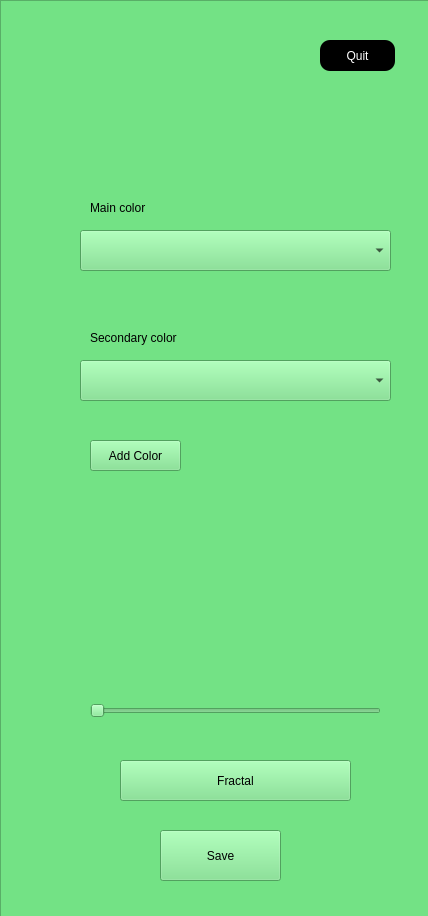
<?xml version="1.0" encoding="UTF-8"?>
<ui version="4.0">
 <class>FractalWindow</class>
 <widget class="QMainWindow" name="FractalWindow">
  <property name="geometry">
   <rect>
    <x>0</x>
    <y>0</y>
    <width>428</width>
    <height>916</height>
   </rect>
  </property>
  <property name="windowTitle">
   <string>MainWindow</string>
  </property>
  <property name="styleSheet">
   <string notr="true">
background: #73E285;</string>
  </property>
  <widget class="QWidget" name="centralwidget">
   <widget class="QPushButton" name="pushButton">
    <property name="geometry">
     <rect>
      <x>320</x>
      <y>40</y>
      <width>75</width>
      <height>31</height>
     </rect>
    </property>
    <property name="styleSheet">
     <string notr="true">background: #000000;
border-radius: 10px;


color: #FFFFFF;
</string>
    </property>
    <property name="text">
     <string>Quit</string>
    </property>
   </widget>
   <widget class="QComboBox" name="comboBox">
    <property name="geometry">
     <rect>
      <x>80</x>
      <y>230</y>
      <width>311</width>
      <height>41</height>
     </rect>
    </property>
   </widget>
   <widget class="QComboBox" name="comboBox_2">
    <property name="geometry">
     <rect>
      <x>80</x>
      <y>360</y>
      <width>311</width>
      <height>41</height>
     </rect>
    </property>
   </widget>
   <widget class="QLabel" name="label">
    <property name="geometry">
     <rect>
      <x>90</x>
      <y>200</y>
      <width>101</width>
      <height>16</height>
     </rect>
    </property>
    <property name="text">
     <string>Main color</string>
    </property>
   </widget>
   <widget class="QLabel" name="label_2">
    <property name="geometry">
     <rect>
      <x>90</x>
      <y>330</y>
      <width>101</width>
      <height>16</height>
     </rect>
    </property>
    <property name="text">
     <string>Secondary color</string>
    </property>
   </widget>
   <widget class="QPushButton" name="pushButton_2">
    <property name="geometry">
     <rect>
      <x>90</x>
      <y>440</y>
      <width>91</width>
      <height>31</height>
     </rect>
    </property>
    <property name="text">
     <string>Add Color</string>
    </property>
   </widget>
   <widget class="QPushButton" name="pushButton_3">
    <property name="geometry">
     <rect>
      <x>120</x>
      <y>760</y>
      <width>231</width>
      <height>41</height>
     </rect>
    </property>
    <property name="text">
     <string>Fractal</string>
    </property>
   </widget>
   <widget class="QSlider" name="horizontalSlider">
    <property name="enabled">
     <bool>true</bool>
    </property>
    <property name="geometry">
     <rect>
      <x>90</x>
      <y>700</y>
      <width>291</width>
      <height>22</height>
     </rect>
    </property>
    <property name="orientation">
     <enum>Qt::Horizontal</enum>
    </property>
   </widget>
   <widget class="QGraphicsView" name="graphicsView">
    <property name="geometry">
     <rect>
      <x>0</x>
      <y>0</y>
      <width>431</width>
      <height>921</height>
     </rect>
    </property>
   </widget>
   <widget class="QPushButton" name="pushButton_4">
    <property name="geometry">
     <rect>
      <x>160</x>
      <y>830</y>
      <width>121</width>
      <height>51</height>
     </rect>
    </property>
    <property name="text">
     <string>Save</string>
    </property>
   </widget>
   <zorder>graphicsView</zorder>
   <zorder>pushButton</zorder>
   <zorder>comboBox</zorder>
   <zorder>comboBox_2</zorder>
   <zorder>label</zorder>
   <zorder>label_2</zorder>
   <zorder>pushButton_2</zorder>
   <zorder>pushButton_3</zorder>
   <zorder>horizontalSlider</zorder>
   <zorder>pushButton_4</zorder>
  </widget>
 </widget>
 <resources/>
 <connections/>
</ui>
